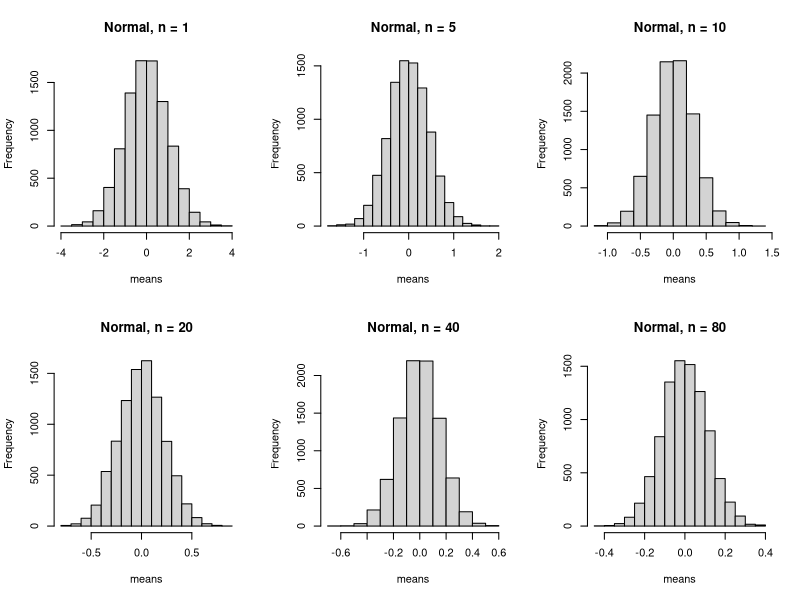
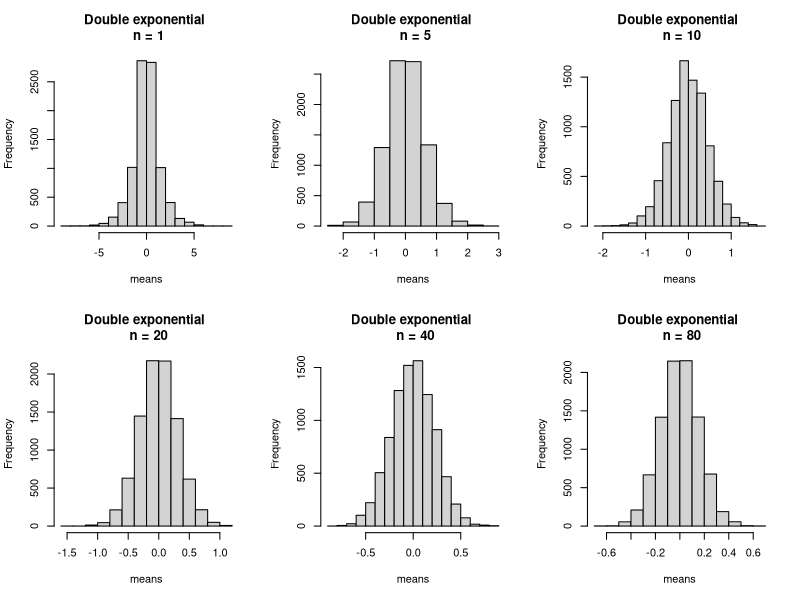
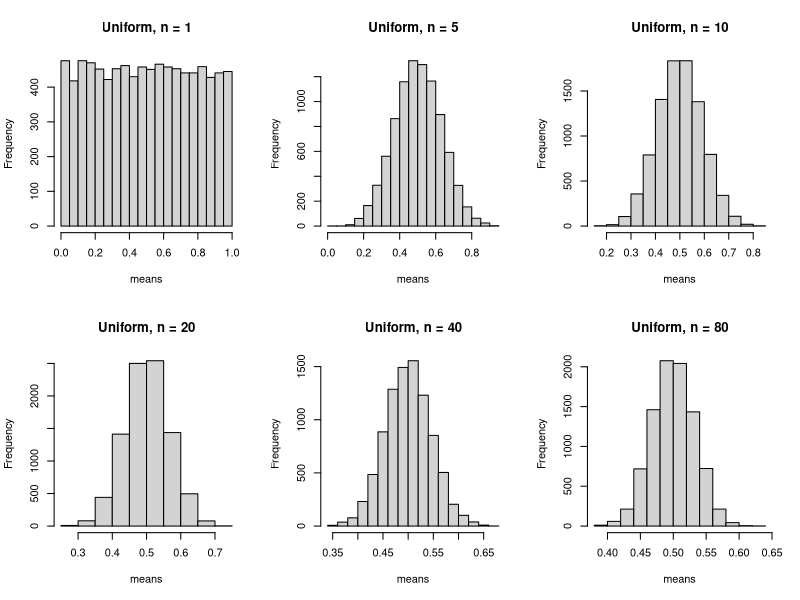
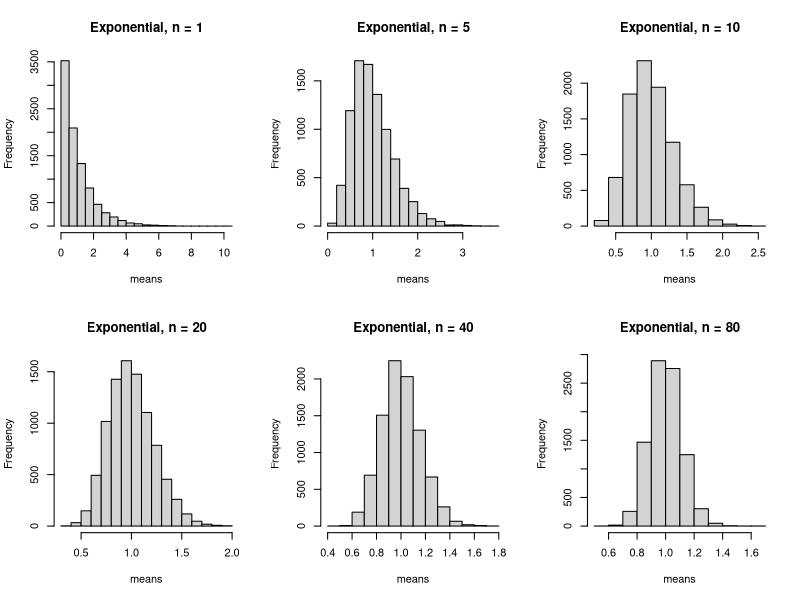
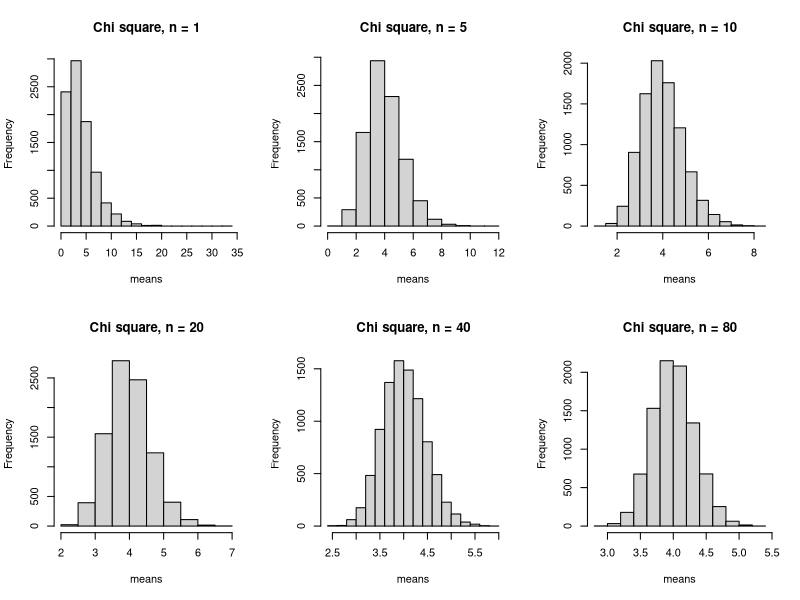

R code for these plots, in order:
#this file produces a series of graphs to consider how means of sample date 
#from various types of distributions converge towards a normal distribution

#normal
n=c(1,5,10,20,40,80)
means=1:9000
par(mfrow=c(2,3), ask=T)
for (j in 1:length(n)){
  for (i in 1:length(means)){
    means[i]=mean(rnorm(n=n[j]))
  }
  hist(means, main=paste("Normal, n = ",n[j], sep = ""))
}

#double exponential (laplace)
require(VGAM)
n=c(1,5,10,20,40,80)
means=1:9000
par(mfrow=c(2,3), ask=T)
for (j in 1:length(n)){
  for (i in 1:length(means)){
    means[i]=mean(rlaplace(n=n[j]))
  }
  hist(means, main=paste("Double exponential \n n = ",n[j], sep = ""))
}

#uniform
n=c(1,5,10,20,40,80)
means=1:9000
par(mfrow=c(2,3), ask=T)
for (j in 1:length(n)){
  for (i in 1:length(means)){
    means[i]=mean(runif(n=n[j]))
  }
  hist(means, main=paste("Uniform, n = ",n[j], sep = ""))
}

#exponential
n=c(1,5,10,20,40,80)
means=1:9000
par(mfrow=c(2,3), ask=T)
for (j in 1:length(n)){
  for (i in 1:length(means)){
    means[i]=mean(rexp(n=n[j]))
  }
  hist(means, main=paste("Exponential, n = ",n[j], sep = ""))
}

#chi square
n=c(1,5,10,20,40,80)
means=1:9000
par(mfrow=c(2,3), ask=T)
for (j in 1:length(n)){
  for (i in 1:length(means)){
    means[i]=mean(rchisq(n=n[j], df=4))
  }
  hist(means, main=paste("Chi square, n = ",n[j], sep = ""))
}
